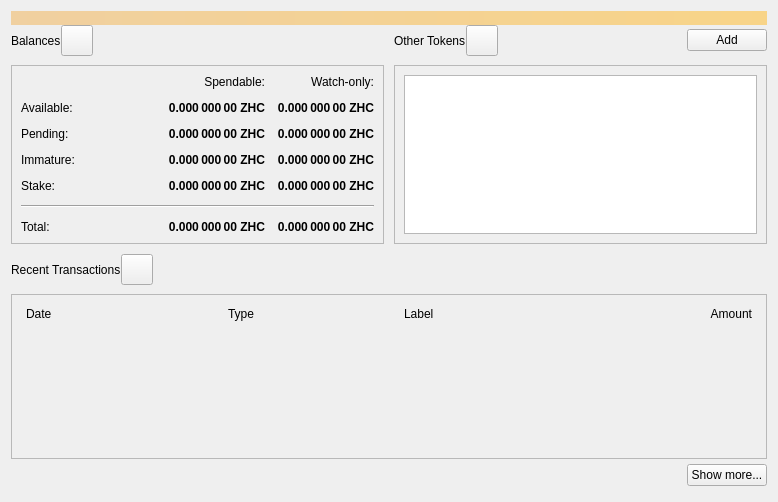
<?xml version="1.0" encoding="UTF-8"?>
<ui version="4.0">
 <class>OverviewPage</class>
 <widget class="QWidget" name="OverviewPage">
  <property name="geometry">
   <rect>
    <x>0</x>
    <y>0</y>
    <width>778</width>
    <height>502</height>
   </rect>
  </property>
  <property name="windowTitle">
   <string>Form</string>
  </property>
  <layout class="QVBoxLayout" name="topLayout">
   <property name="spacing">
    <number>0</number>
   </property>
   <item>
    <widget class="QLabel" name="labelAlerts">
     <property name="visible">
      <bool>false</bool>
     </property>
     <property name="styleSheet">
      <string notr="true">QLabel { background-color: qlineargradient(x1: 0, y1: 0, x2: 1, y2: 0, stop:0 #F0D0A0, stop:1 #F8D488); color:#000000; }</string>
     </property>
     <property name="wordWrap">
      <bool>true</bool>
     </property>
     <property name="margin">
      <number>3</number>
     </property>
     <property name="textInteractionFlags">
      <set>Qt::TextSelectableByMouse</set>
     </property>
    </widget>
   </item>
   <item>
    <layout class="QGridLayout" name="gridLayout_2">
     <item row="0" column="2">
      <layout class="QHBoxLayout" name="horizontalLayout_4">
       <property name="bottomMargin">
        <number>9</number>
       </property>
       <item>
        <widget class="QLabel" name="labelTokens">
         <property name="text">
          <string>Other Tokens</string>
         </property>
        </widget>
       </item>
       <item>
        <widget class="QToolButton" name="labelTokenStatus">
         <property name="toolTip">
          <string>The displayed information may be out of date. Your wallet automatically synchronizes with the ZHCASH network after a connection is established, but this process has not completed yet.</string>
         </property>
         <property name="text">
          <string/>
         </property>
         <property name="iconSize">
          <size>
           <width>24</width>
           <height>24</height>
          </size>
         </property>
         <property name="flat" stdset="0">
          <bool>false</bool>
         </property>
        </widget>
       </item>
       <item>
        <spacer name="horizontalSpacer_7">
         <property name="orientation">
          <enum>Qt::Horizontal</enum>
         </property>
         <property name="sizeHint" stdset="0">
          <size>
           <width>40</width>
           <height>20</height>
          </size>
         </property>
        </spacer>
       </item>
       <item>
        <widget class="QPushButton" name="buttonAddToken">
         <property name="text">
          <string>Add</string>
         </property>
        </widget>
       </item>
      </layout>
     </item>
     <item row="1" column="2">
      <widget class="QFrame" name="frameOtherTokens">
       <property name="minimumSize">
        <size>
         <width>0</width>
         <height>100</height>
        </size>
       </property>
       <property name="frameShape">
        <enum>QFrame::StyledPanel</enum>
       </property>
       <property name="frameShadow">
        <enum>QFrame::Raised</enum>
       </property>
       <layout class="QVBoxLayout" name="verticalLayout_10">
        <item>
         <widget class="QListView" name="listTokens">
          <property name="enabled">
           <bool>true</bool>
          </property>
         </widget>
        </item>
       </layout>
      </widget>
     </item>
     <item row="1" column="0">
      <widget class="QFrame" name="frameBalances">
       <property name="frameShape">
        <enum>QFrame::StyledPanel</enum>
       </property>
       <property name="frameShadow">
        <enum>QFrame::Raised</enum>
       </property>
       <layout class="QVBoxLayout" name="verticalLayout_4">
        <item>
         <layout class="QGridLayout" name="gridLayout">
          <property name="spacing">
           <number>12</number>
          </property>
          <item row="2" column="3">
           <widget class="QLabel" name="labelWatchPending">
            <property name="font">
             <font>
              <weight>75</weight>
              <bold>true</bold>
             </font>
            </property>
            <property name="cursor">
             <cursorShape>IBeamCursor</cursorShape>
            </property>
            <property name="toolTip">
             <string>Unconfirmed transactions to watch-only addresses</string>
            </property>
            <property name="text">
             <string notr="true">0.000 000 00 ZHC</string>
            </property>
            <property name="alignment">
             <set>Qt::AlignRight|Qt::AlignTrailing|Qt::AlignVCenter</set>
            </property>
            <property name="textInteractionFlags">
             <set>Qt::LinksAccessibleByMouse|Qt::TextSelectableByKeyboard|Qt::TextSelectableByMouse</set>
            </property>
           </widget>
          </item>
          <item row="2" column="2">
           <widget class="QLabel" name="labelUnconfirmed">
            <property name="font">
             <font>
              <weight>75</weight>
              <bold>true</bold>
             </font>
            </property>
            <property name="cursor">
             <cursorShape>IBeamCursor</cursorShape>
            </property>
            <property name="toolTip">
             <string>Total of transactions that have yet to be confirmed, and do not yet count toward the spendable balance</string>
            </property>
            <property name="text">
             <string notr="true">0.000 000 00 ZHC</string>
            </property>
            <property name="alignment">
             <set>Qt::AlignRight|Qt::AlignTrailing|Qt::AlignVCenter</set>
            </property>
            <property name="textInteractionFlags">
             <set>Qt::LinksAccessibleByMouse|Qt::TextSelectableByKeyboard|Qt::TextSelectableByMouse</set>
            </property>
           </widget>
          </item>
          <item row="3" column="2">
           <widget class="QLabel" name="labelImmature">
            <property name="font">
             <font>
              <weight>75</weight>
              <bold>true</bold>
             </font>
            </property>
            <property name="cursor">
             <cursorShape>IBeamCursor</cursorShape>
            </property>
            <property name="toolTip">
             <string>Mined balance that has not yet matured</string>
            </property>
            <property name="text">
             <string notr="true">0.000 000 00 ZHC</string>
            </property>
            <property name="alignment">
             <set>Qt::AlignRight|Qt::AlignTrailing|Qt::AlignVCenter</set>
            </property>
            <property name="textInteractionFlags">
             <set>Qt::LinksAccessibleByMouse|Qt::TextSelectableByKeyboard|Qt::TextSelectableByMouse</set>
            </property>
           </widget>
          </item>
          <item row="3" column="0">
           <widget class="QLabel" name="labelImmatureText">
            <property name="text">
             <string>Immature:</string>
            </property>
           </widget>
          </item>
          <item row="0" column="3">
           <widget class="QLabel" name="labelWatchonly">
            <property name="text">
             <string>Watch-only:</string>
            </property>
            <property name="alignment">
             <set>Qt::AlignRight|Qt::AlignTrailing|Qt::AlignVCenter</set>
            </property>
           </widget>
          </item>
          <item row="1" column="0">
           <widget class="QLabel" name="labelBalanceText">
            <property name="text">
             <string>Available:</string>
            </property>
           </widget>
          </item>
          <item row="1" column="2">
           <widget class="QLabel" name="labelBalance">
            <property name="font">
             <font>
              <weight>75</weight>
              <bold>true</bold>
             </font>
            </property>
            <property name="cursor">
             <cursorShape>IBeamCursor</cursorShape>
            </property>
            <property name="toolTip">
             <string>Your current spendable balance</string>
            </property>
            <property name="text">
             <string notr="true">0.000 000 00 ZHC</string>
            </property>
            <property name="alignment">
             <set>Qt::AlignRight|Qt::AlignTrailing|Qt::AlignVCenter</set>
            </property>
            <property name="textInteractionFlags">
             <set>Qt::LinksAccessibleByMouse|Qt::TextSelectableByKeyboard|Qt::TextSelectableByMouse</set>
            </property>
           </widget>
          </item>
          <item row="1" column="3">
           <widget class="QLabel" name="labelWatchAvailable">
            <property name="font">
             <font>
              <weight>75</weight>
              <bold>true</bold>
             </font>
            </property>
            <property name="cursor">
             <cursorShape>IBeamCursor</cursorShape>
            </property>
            <property name="toolTip">
             <string>Your current balance in watch-only addresses</string>
            </property>
            <property name="text">
             <string notr="true">0.000 000 00 ZHC</string>
            </property>
            <property name="alignment">
             <set>Qt::AlignRight|Qt::AlignTrailing|Qt::AlignVCenter</set>
            </property>
            <property name="textInteractionFlags">
             <set>Qt::LinksAccessibleByMouse|Qt::TextSelectableByKeyboard|Qt::TextSelectableByMouse</set>
            </property>
           </widget>
          </item>
          <item row="2" column="0">
           <widget class="QLabel" name="labelPendingText">
            <property name="text">
             <string>Pending:</string>
            </property>
           </widget>
          </item>
          <item row="0" column="2">
           <widget class="QLabel" name="labelSpendable">
            <property name="text">
             <string>Spendable:</string>
            </property>
            <property name="alignment">
             <set>Qt::AlignRight|Qt::AlignTrailing|Qt::AlignVCenter</set>
            </property>
           </widget>
          </item>
          <item row="4" column="0">
           <widget class="QLabel" name="labelStakeText">
            <property name="text">
             <string>Stake:</string>
            </property>
           </widget>
          </item>
          <item row="4" column="2">
           <widget class="QLabel" name="labelStake">
            <property name="font">
             <font>
              <weight>75</weight>
              <bold>true</bold>
             </font>
            </property>
            <property name="text">
             <string>0.000 000 00 ZHC</string>
            </property>
            <property name="alignment">
             <set>Qt::AlignRight|Qt::AlignTrailing|Qt::AlignVCenter</set>
            </property>
            <property name="textInteractionFlags">
             <set>Qt::LinksAccessibleByMouse|Qt::TextSelectableByKeyboard|Qt::TextSelectableByMouse</set>
            </property>
           </widget>
          </item>
          <item row="4" column="3">
           <widget class="QLabel" name="labelWatchStake">
            <property name="font">
             <font>
              <weight>75</weight>
              <bold>true</bold>
             </font>
            </property>
            <property name="text">
             <string>0.000 000 00 ZHC</string>
            </property>
            <property name="alignment">
             <set>Qt::AlignRight|Qt::AlignTrailing|Qt::AlignVCenter</set>
            </property>
            <property name="textInteractionFlags">
             <set>Qt::LinksAccessibleByMouse|Qt::TextSelectableByKeyboard|Qt::TextSelectableByMouse</set>
            </property>
           </widget>
          </item>
          <item row="3" column="3">
           <widget class="QLabel" name="labelWatchImmature">
            <property name="font">
             <font>
              <weight>75</weight>
              <bold>true</bold>
             </font>
            </property>
            <property name="cursor">
             <cursorShape>IBeamCursor</cursorShape>
            </property>
            <property name="toolTip">
             <string>Mined balance in watch-only addresses that has not yet matured</string>
            </property>
            <property name="text">
             <string notr="true">0.000 000 00 ZHC</string>
            </property>
            <property name="alignment">
             <set>Qt::AlignRight|Qt::AlignTrailing|Qt::AlignVCenter</set>
            </property>
            <property name="textInteractionFlags">
             <set>Qt::LinksAccessibleByMouse|Qt::TextSelectableByKeyboard|Qt::TextSelectableByMouse</set>
            </property>
           </widget>
          </item>
          <item row="7" column="3">
           <widget class="QLabel" name="labelWatchTotal">
            <property name="font">
             <font>
              <weight>75</weight>
              <bold>true</bold>
             </font>
            </property>
            <property name="cursor">
             <cursorShape>IBeamCursor</cursorShape>
            </property>
            <property name="toolTip">
             <string>Current total balance in watch-only addresses</string>
            </property>
            <property name="text">
             <string notr="true">0.000 000 00 ZHC</string>
            </property>
            <property name="alignment">
             <set>Qt::AlignRight|Qt::AlignTrailing|Qt::AlignVCenter</set>
            </property>
            <property name="textInteractionFlags">
             <set>Qt::LinksAccessibleByMouse|Qt::TextSelectableByKeyboard|Qt::TextSelectableByMouse</set>
            </property>
           </widget>
          </item>
          <item row="5" column="0" colspan="4">
           <spacer name="verticalSpacer">
            <property name="orientation">
             <enum>Qt::Vertical</enum>
            </property>
            <property name="sizeHint" stdset="0">
             <size>
              <width>20</width>
              <height>40</height>
             </size>
            </property>
           </spacer>
          </item>
          <item row="7" column="2">
           <widget class="QLabel" name="labelTotal">
            <property name="font">
             <font>
              <weight>75</weight>
              <bold>true</bold>
             </font>
            </property>
            <property name="cursor">
             <cursorShape>IBeamCursor</cursorShape>
            </property>
            <property name="toolTip">
             <string>Your current total balance</string>
            </property>
            <property name="text">
             <string notr="true">0.000 000 00 ZHC</string>
            </property>
            <property name="alignment">
             <set>Qt::AlignRight|Qt::AlignTrailing|Qt::AlignVCenter</set>
            </property>
            <property name="textInteractionFlags">
             <set>Qt::LinksAccessibleByMouse|Qt::TextSelectableByKeyboard|Qt::TextSelectableByMouse</set>
            </property>
           </widget>
          </item>
          <item row="0" column="1" rowspan="5">
           <spacer name="horizontalSpacer_5">
            <property name="orientation">
             <enum>Qt::Horizontal</enum>
            </property>
            <property name="sizeHint" stdset="0">
             <size>
              <width>40</width>
              <height>20</height>
             </size>
            </property>
           </spacer>
          </item>
          <item row="7" column="0">
           <widget class="QLabel" name="labelTotalText">
            <property name="text">
             <string>Total:</string>
            </property>
           </widget>
          </item>
          <item row="6" column="0" colspan="4">
           <widget class="Line" name="hLine">
            <property name="orientation">
             <enum>Qt::Horizontal</enum>
            </property>
           </widget>
          </item>
         </layout>
        </item>
       </layout>
      </widget>
     </item>
     <item row="0" column="0">
      <layout class="QHBoxLayout" name="horizontalLayout_2">
       <property name="bottomMargin">
        <number>9</number>
       </property>
       <item>
        <widget class="QLabel" name="labelBalances">
         <property name="text">
          <string>Balances</string>
         </property>
        </widget>
       </item>
       <item>
        <widget class="QToolButton" name="labelWalletStatus">
         <property name="enabled">
          <bool>true</bool>
         </property>
         <property name="toolTip">
          <string>The displayed information may be out of date. Your wallet automatically synchronizes with the ZHCASH network after a connection is established, but this process has not completed yet.</string>
         </property>
         <property name="text">
          <string/>
         </property>
         <property name="icon">
          <iconset>
           <normaloff>:/icons/warning</normaloff>
           <disabledoff>:/icons/warning</disabledoff>:/icons/warning</iconset>
         </property>
         <property name="iconSize">
          <size>
           <width>24</width>
           <height>24</height>
          </size>
         </property>
         <property name="flat" stdset="0">
          <bool>false</bool>
         </property>
        </widget>
       </item>
       <item>
        <spacer name="horizontalSpacer">
         <property name="orientation">
          <enum>Qt::Horizontal</enum>
         </property>
         <property name="sizeHint" stdset="0">
          <size>
           <width>40</width>
           <height>20</height>
          </size>
         </property>
        </spacer>
       </item>
      </layout>
     </item>
     <item row="0" column="1" rowspan="2">
      <spacer name="horizontalSpacer_4">
       <property name="orientation">
        <enum>Qt::Horizontal</enum>
       </property>
       <property name="sizeType">
        <enum>QSizePolicy::Fixed</enum>
       </property>
       <property name="sizeHint" stdset="0">
        <size>
         <width>10</width>
         <height>20</height>
        </size>
       </property>
      </spacer>
     </item>
    </layout>
   </item>
   <item>
    <spacer name="verticalSpacer_4">
     <property name="orientation">
      <enum>Qt::Vertical</enum>
     </property>
     <property name="sizeType">
      <enum>QSizePolicy::Fixed</enum>
     </property>
     <property name="sizeHint" stdset="0">
      <size>
       <width>20</width>
       <height>10</height>
      </size>
     </property>
    </spacer>
   </item>
   <item>
    <layout class="QHBoxLayout" name="horizontalLayout_6">
     <property name="bottomMargin">
      <number>9</number>
     </property>
     <item>
      <widget class="QLabel" name="labelRecentTransactions">
       <property name="text">
        <string>Recent Transactions</string>
       </property>
      </widget>
     </item>
     <item>
      <widget class="QToolButton" name="labelTransactionsStatus">
       <property name="enabled">
        <bool>true</bool>
       </property>
       <property name="toolTip">
        <string>The displayed information may be out of date. Your wallet automatically synchronizes with the ZHCASH network after a connection is established, but this process has not completed yet.</string>
       </property>
       <property name="text">
        <string/>
       </property>
       <property name="icon">
        <iconset>
         <normaloff>:/icons/warning</normaloff>
         <disabledoff>:/icons/warning</disabledoff>:/icons/warning</iconset>
       </property>
       <property name="iconSize">
        <size>
         <width>24</width>
         <height>24</height>
        </size>
       </property>
       <property name="flat" stdset="0">
        <bool>false</bool>
       </property>
      </widget>
     </item>
     <item>
      <spacer name="horizontalSpacer_3">
       <property name="orientation">
        <enum>Qt::Horizontal</enum>
       </property>
       <property name="sizeHint" stdset="0">
        <size>
         <width>40</width>
         <height>20</height>
        </size>
       </property>
      </spacer>
     </item>
    </layout>
   </item>
   <item>
    <layout class="QVBoxLayout" name="verticalLayout_3">
     <item>
      <widget class="QFrame" name="frameRecentTransactions">
       <property name="frameShape">
        <enum>QFrame::StyledPanel</enum>
       </property>
       <property name="frameShadow">
        <enum>QFrame::Raised</enum>
       </property>
       <layout class="QVBoxLayout" name="verticalLayout_8">
        <item>
         <layout class="QHBoxLayout" name="horizontalLayout_3">
          <property name="spacing">
           <number>5</number>
          </property>
          <property name="leftMargin">
           <number>5</number>
          </property>
          <property name="rightMargin">
           <number>5</number>
          </property>
          <item>
           <widget class="QLabel" name="labelDate">
            <property name="text">
             <string>Date</string>
            </property>
           </widget>
          </item>
          <item>
           <spacer name="horizontalSpacer_2">
            <property name="orientation">
             <enum>Qt::Horizontal</enum>
            </property>
            <property name="sizeType">
             <enum>QSizePolicy::Fixed</enum>
            </property>
            <property name="sizeHint" stdset="0">
             <size>
              <width>25</width>
              <height>20</height>
             </size>
            </property>
           </spacer>
          </item>
          <item>
           <widget class="QLabel" name="labelType">
            <property name="text">
             <string>Type</string>
            </property>
           </widget>
          </item>
          <item>
           <widget class="QLabel" name="labelAddress">
            <property name="text">
             <string>Label</string>
            </property>
           </widget>
          </item>
          <item>
           <widget class="QLabel" name="labelAmount">
            <property name="text">
             <string>Amount</string>
            </property>
            <property name="alignment">
             <set>Qt::AlignRight|Qt::AlignTrailing|Qt::AlignVCenter</set>
            </property>
           </widget>
          </item>
         </layout>
        </item>
        <item>
         <widget class="QListView" name="listTransactions">
          <property name="styleSheet">
           <string notr="true">QListView { background: transparent; }</string>
          </property>
          <property name="frameShape">
           <enum>QFrame::NoFrame</enum>
          </property>
          <property name="verticalScrollBarPolicy">
           <enum>Qt::ScrollBarAlwaysOff</enum>
          </property>
          <property name="horizontalScrollBarPolicy">
           <enum>Qt::ScrollBarAlwaysOff</enum>
          </property>
         </widget>
        </item>
       </layout>
      </widget>
     </item>
     <item>
      <layout class="QHBoxLayout" name="horizontalLayout">
       <property name="topMargin">
        <number>5</number>
       </property>
       <property name="bottomMargin">
        <number>5</number>
       </property>
       <item>
        <spacer name="horizontalSpacer_6">
         <property name="orientation">
          <enum>Qt::Horizontal</enum>
         </property>
         <property name="sizeHint" stdset="0">
          <size>
           <width>40</width>
           <height>20</height>
          </size>
         </property>
        </spacer>
       </item>
       <item>
        <widget class="QPushButton" name="showMoreButton">
         <property name="text">
          <string>Show more...</string>
         </property>
        </widget>
       </item>
      </layout>
     </item>
    </layout>
   </item>
  </layout>
 </widget>
 <resources/>
 <connections/>
</ui>
